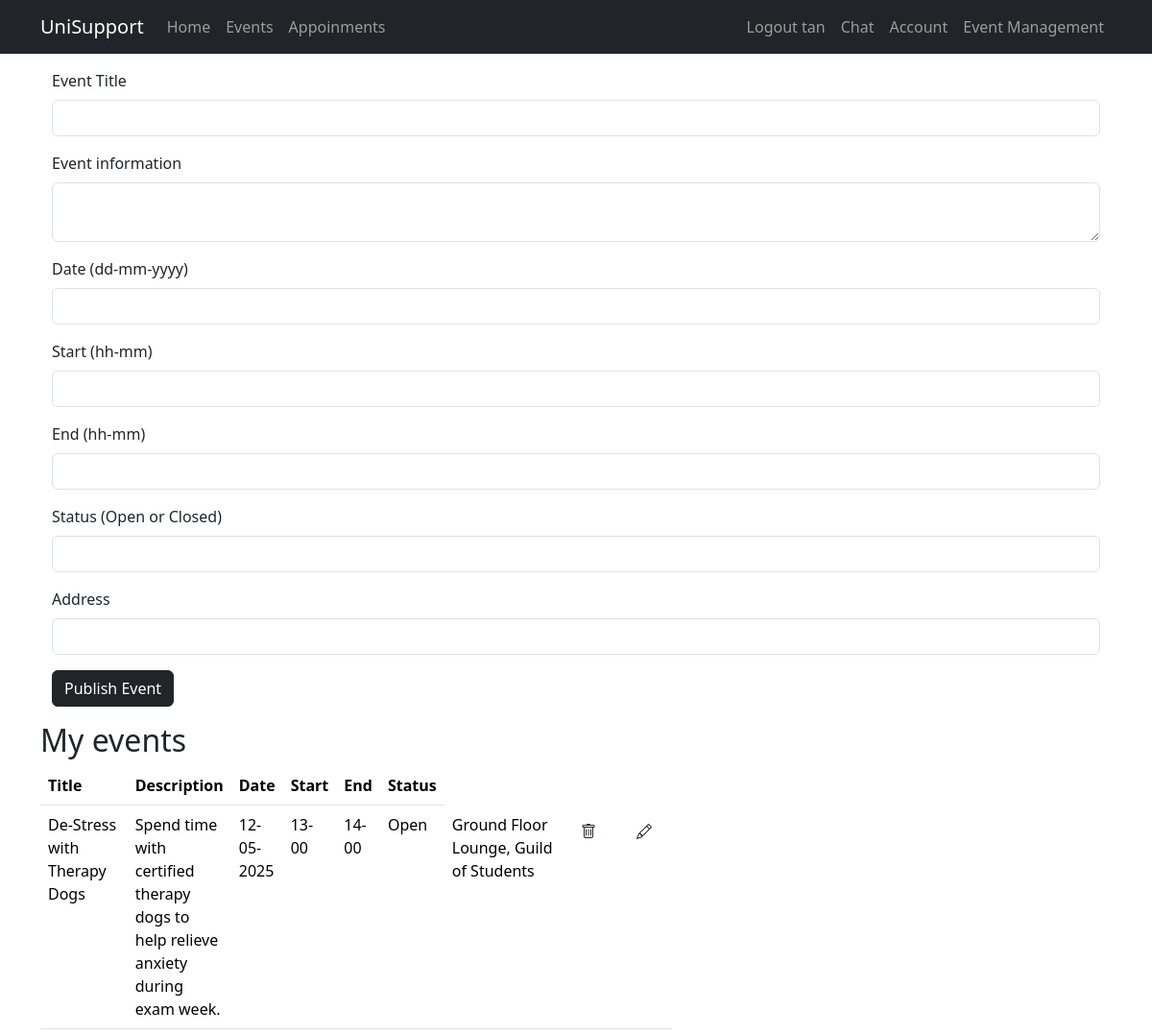
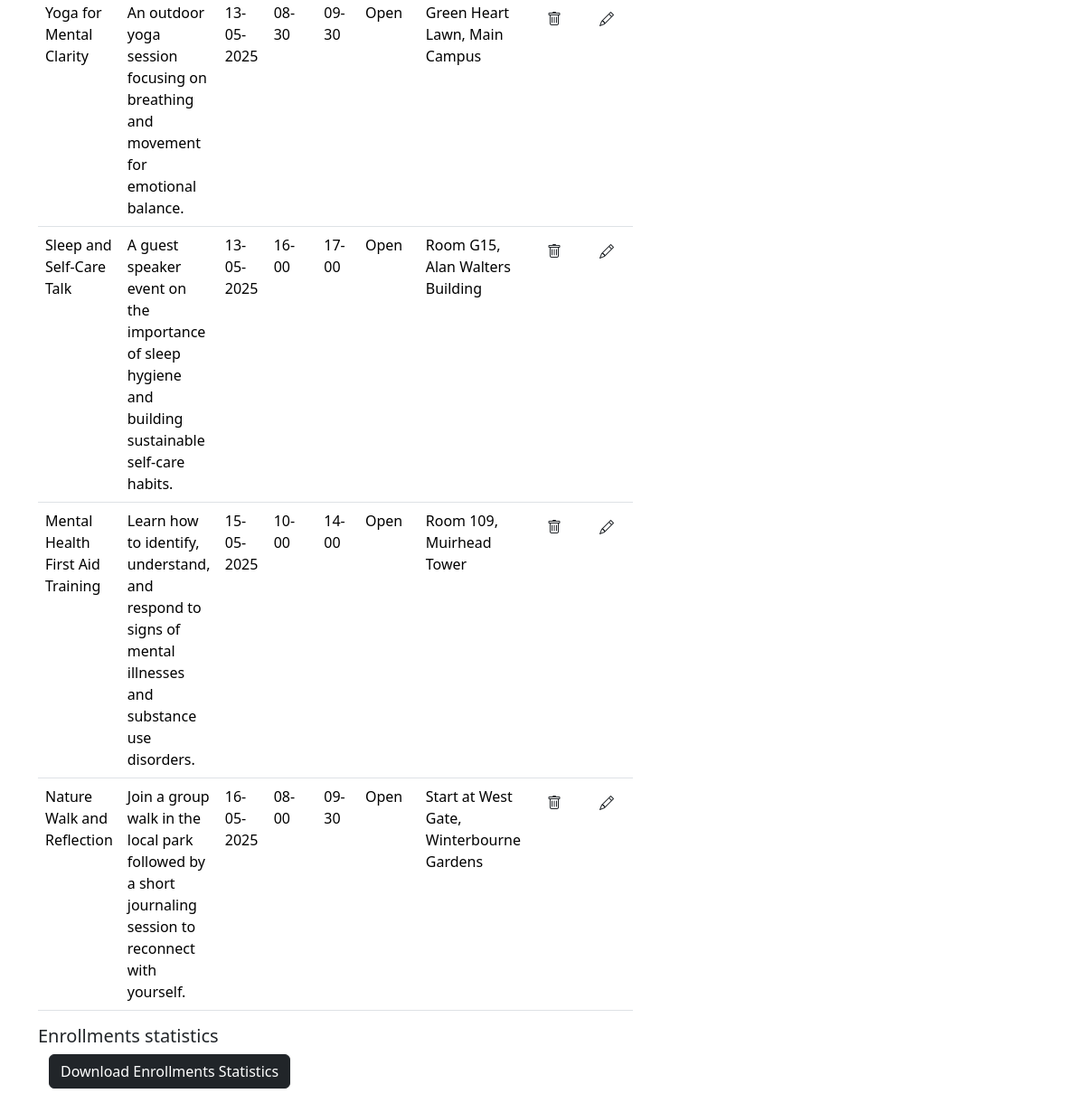
The app's page /manager (signed in) with its own data (2 pictures, top to bottom).
### app/models.py (models this page shows, shortened)
@dataclass
class User(UserMixin, db.Model):
    __tablename__ = 'users'
    id: so.Mapped[int] = so.mapped_column(primary_key=True)
    email: so.Mapped[str] = so.mapped_column(sa.String(120), index=True, unique=True)
    username: so.Mapped[str] = so.mapped_column(sa.String(64), index=True, unique=True)
    password_hash: so.Mapped[Optional[str]] = so.mapped_column(sa.String(256))
    role: so.Mapped[str] = so.mapped_column(sa.String(10), default="Normal")
    events: so.Mapped[list['Event']] = relationship(back_populates='user', cascade='all, delete-orphan')
    appointments: so.Mapped[list['Appointment']] = relationship(back_populates='user', cascade='all, delete-orphan')
    logs: so.Mapped[list['BookingLog']] = relationship(back_populates='user', cascade='all, delete-orphan')
    enrollments: so.Mapped[list['Enrollment']] = relationship(back_populates='user', cascade='all, delete-orphan')
    user_type: Mapped[str] = so.mapped_column(sa.String(64), default="user")
    __mapper_args__ = {
        "polymorphic_identity": "user",
        "polymorphic_on": user_type
    }

class Event(db.Model):
    __tablename__ = 'events'
    id: so.Mapped[int] = so.mapped_column(primary_key=True)
    title: so.Mapped[str] = so.mapped_column(sa.String(64), unique=True)
    text: so.Mapped[str] = so.mapped_column(sa.String(3200))
    username: so.Mapped[str] = so.mapped_column(ForeignKey('users.username'), index=True)
    user: so.Mapped['User'] = relationship(back_populates='events')
    status: so.Mapped[str] = so.mapped_column(sa.String(64),default='Open')
    date: so.Mapped[str] = so.mapped_column(sa.String(64),default='None')
    start_time: so.Mapped[str] = so.mapped_column(sa.String(64),default='None')
    end_time: so.Mapped[str] = so.mapped_column(sa.String(64),default='None')
    address: so.Mapped[str] = so.mapped_column(sa.String(256))

### app/views.py (the view, shortened to what this page needs)
@app.route('/manager', methods=['GET', 'POST'])
def manager():
    form = EventsForm()
    choose_form = ChooseForm()
    q = db.select(Enrollment)
    list_of_enrollments = db.session.scalars(q)
    q = db.select(Event).where(Event.username == current_user.username)
    list_of_events = db.session.scalars(q)
    return render_template('manager.html', title="Event Management", form=form, list_of_events=list_of_events, list_of_enrollments = list_of_enrollments,
                           choose_form=choose_form)

### app/forms.py
class EventsForm(FlaskForm):
    edit = HiddenField(default='-1')
    title = StringField('Event Title', validators=[DataRequired()])
    text = TextAreaField('Event information', validators=[DataRequired()])
    date = StringField('Date (dd-mm-yyyy)', validators= [Regexp(r'^\d{2}-\d{2}-\d{4}$', message = "Date must be in format dd-mm-yyyy")])
    start_time = StringField('Start (hh-mm)', validators= [Regexp(r'^\d{2}-\d{2}$', message = "Start time must be in format hh-mm")])
    end_time = StringField('End (hh-mm)', validators= [Regexp(r'^\d{2}-\d{2}$', message = "End time must be in format hh-mm")])
    status = StringField('Status (Open or Closed)', validators=[AnyOf(values=["Open","Closed"], message= "Status must be either 'Open' or 'Closed'")])
    address = StringField("Address", validators=[DataRequired()])
    submit = SubmitField('Publish Event')

class ChooseForm(FlaskForm):
    choice = HiddenField('Choice')
    appo_id = HiddenField('appo_id')
    user_id = HiddenField('user_id')
    current_choice = HiddenField()

### app/models.py (called while the page is built)
@login.user_loader
def load_user(id):
    return db.session.get(User, int(id))

### app/templates/manager.html (shortened to what this page needs)
{% extends "base.html" %}
{% import "bootstrap_wtf.html" as wtf %}
{% block content %}
    <div class="container">
        {{ wtf.quick_form(form, action="", method="post", id="", novalidate=True, autofocus=False) }}
    </div>
<h2>My events</h2>
<div class="col-lg-3">
<table class="table">
<thead>
        <tr>
            <th>Title</th>
            <th>Description</th>
            <th>Date</th>
            <th>Start</th>
            <th>End</th>
            <th>Status</th>
        </tr>
    </thead>
    {% for event in list_of_events %}
        <tr>
            <td>{{event.title}}</td>
              <td>{{event.text}}</td>
            <td>{{event.date}}</td>
            <td>{{event.start_time}}</td>
            <td>{{event.end_time}}</td>
            <td>{{event.status}}</td>
            <td>{{event.address}}</td>
            <td><form action="{{ url_for('delete_event') }}" method="post">
                    <button class="btn" type="submit">
                        <i class="bi bi-trash"></i>
                    </button>
                </form></td>
            <td><div><form action="{{ url_for('edit_event', event_id=event.id) }}" method="get" style="display:inline;">
                       <button type="submit" class="btn" title="Edit">
                            <i class="bi bi-pencil"></i>
                    </button>
                 </form></div></td>
        </tr>
    {% endfor %}
</table>
</div>
    <h5>Enrollments statistics</h5>
<div class="container mb-3">
    <form action="{{ url_for('download_enrollments_csv') }}" method="post">
        <button class="btn btn-dark" type="submit">Download Enrollments Statistics</button>
    </form>
</div>
{% endblock %}

### app/templates/base.html (shortened to what this page needs)
<!doctype html>
<html lang="en">
<head>
    <link
            href="https://cdn.jsdelivr.net/npm/bootstrap@5.3.3/dist/css/bootstrap.min.css"
            rel="stylesheet"
>
    <link rel="stylesheet" href="https://cdn.jsdelivr.net/npm/bootstrap-icons@1.11.3/font/bootstrap-icons.min.css">
</head>
<body>
<nav class="navbar navbar-expand-sm bg-dark" data-bs-theme="dark">
    <div class="container">
        <a class="navbar-brand" href="{{ url_for('home') }}">UniSupport</a>
        <div class="collapse navbar-collapse" id="navbarSupportedContent">
            <ul class="navbar-nav me-auto mb-2 mb-lg-0">
                <li class="nav-item">
                    <a class="nav-link" aria-current="page" href="{{ url_for('home') }}">Home</a>
                </li>
                <li class="nav-item">
                    <a class="nav-link" aria-current="page" href="{{ url_for('events') }}">Events</a>
                </li>
                <li class="nav-item">
                    <a class="nav-link" aria-current="page" href="{{ url_for('appointments') }}">Appoinments</a>
                </li>
            </ul>
            <ul class="navbar-nav mb-2 mb-lg-0">
                {% if current_user.is_anonymous %}
                <li class="nav-item">
                    <a class="nav-link" aria-current="page" href="{{ url_for('login') }}">Login</a>
                </li>
                <li class="nav-item">
                    <a class="nav-link" aria-current="page" href="{{ url_for('register_email') }}">Register</a>
                </li>
                {% else %}
                <li class="nav-item">
                    <a class="nav-link" aria-current="page" href="{{ url_for('logout') }}">Logout {{ current_user.username }}</a>
                </li>
                <li class="nav-item">
                    <a class="nav-link" aria-current="page" href="{{ url_for('chat') }}">Chat</a>
                </li>
                <li class="nav-item">
                    <a class="nav-link" aria-current="page" href="{{ url_for('account') }}">Account</a>
                </li>
                {% if current_user.is_authenticated and current_user.role == "Organiser" %}
                <li class="nav-item">
                    <a class="nav-link" aria-current="page" href="{{ url_for('manager') }}">Event Management</a>
                </li>
                {% endif %}
                {% endif %}
            </ul>
        </div>
    </div>
</nav>
<div class="container">
    {% block content %}{% endblock content %}
</div>
</body>
</html>

### records on screen
User: username "tan"
Event: title "De-Stress with Therapy Dogs", text "Spend time with certified therapy dogs to help relieve anxiety during exam week.", date "12-05-2025", start_time "13-00", end_time "14-00", status "Open", address "Ground Floor Lounge, Guild of Students"
Event: title "Yoga for Mental Clarity", text "An outdoor yoga session focusing on breathing and movement for emotional balance.", date "13-05-2025", start_time "08-30", end_time "09-30", status "Open", address "Green Heart Lawn, Main Campus"
Event: title "Sleep and Self-Care Talk", text "A guest speaker event on the importance of sleep hygiene and building sustainable self-care habits.", date "13-05-2025", start_time "16-00", end_time "17-00", status "Open", address "Room G15, Alan Walters Building"
Event: title "Mental Health First Aid Training", text "Learn how to identify, understand, and respond to signs of mental illnesses and substance use disorders.", date "15-05-2025", start_time "10-00", end_time "14-00", status "Open", address "Room 109, Muirhead Tower"
Event: title "Nature Walk and Reflection", text "Join a group walk in the local park followed by a short journaling session to reconnect with yourself.", date "16-05-2025", start_time "08-00", end_time "09-30", status "Open", address "Start at West Gate, Winterbourne Gardens"

### other values on screen
{{ field.label(class='form-label') }} "Event Title" "Date (dd-mm-yyyy)" "Start (hh-mm)" "End (hh-mm)" "Status (Open or Closed)" "Address"
{{ field.label(class='form-label') }} "Event information"
